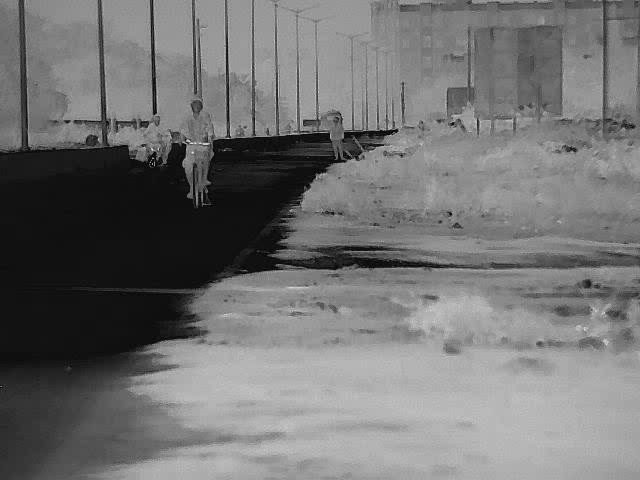
#> input picture data/images/SingleChannel.png, 640 x 480 px, found by its file name
$ python demo_high_pass_edge.py
#> lines starting #> are read from the running program, lines starting #| are printed output that depends on the picture; after the words box and inside, x2 and y2 are one past the last pixel; in counts of white or black regions, pixels touching at a corner belong together
### src/thermal/structure_edge/high_pass_edge.py
from typing import Tuple
import cv2 as cv
import numpy as np
import time

def HighPassEdge(
    image: np.ndarray,
    *,
    filter_mode: str = "highpass",
    radius: int = 50,
    gain: float = 1.5,
    sigma: float = 20.0,
    order: int = 2,
    fft_flag: int = cv.DFT_COMPLEX_OUTPUT,
) -> np.ndarray:

    """
    Perform frequency-domain edge enhancement using configurable
    high-pass, low-pass, band-pass, Gaussian, or Butterworth filters.

    This function applies FFT-based filtering to a single-channel image
    to selectively enhance high-frequency components (edges and fine
    structures) while optionally retaining low-frequency content.
    It is designed for structure enhancement in thermal and grayscale
    imagery where edge clarity is critical.

    ---------------------------------------------------------------------
    PARAMETERS
    ---------------------------------------------------------------------

    image : np.ndarray
        Description:
            Input image to be processed. Must be a single-channel
            (grayscale or thermal) image.

        Min & Max values:
            uint8  : [0, 255]
            uint16 : [0, 65535]
            float  : unrestricted (will be internally converted)

        Units:
            Pixel intensity (radiometric or relative)

        Default:
            None (required)

        Best-case values:
            Pre-denoised or lightly smoothed thermal images for
            stable frequency response.

    ---------------------------------------------------------------------

    filter_mode : str
        Description:
            Type of frequency-domain filter to apply.

        Supported values:
            - "lowpass"        : Ideal low-pass filter
            - "highpass"       : Ideal high-pass filter
            - "bandpass"       : Ideal band-pass filter
            - "gaussian_lp"    : Gaussian low-pass filter
            - "gaussian_hp"    : Gaussian high-pass filter
            - "butterworth_lp" : Butterworth low-pass filter
            - "butterworth_hp" : Butterworth high-pass filter

        Default:
            "highpass"

        Best-case values:
            - "gaussian_hp" or "butterworth_hp" for smooth edge enhancement
            - "highpass" for aggressive sharpening

    ---------------------------------------------------------------------

    radius : int
        Description:
            Cutoff radius in the frequency domain that determines
            which frequencies are preserved or suppressed.

        Min & Max values:
            Min: 1
            Max: min(image width, image height) / 2

        Units:
            Frequency pixels

        Default:
            50

        Best-case values:
            20 – 60 depending on image resolution and edge scale.

    ---------------------------------------------------------------------

    gain : float
        Description:
            Amplification factor applied to high-frequency components.
            Controls edge strength after filtering.

        Min & Max values:
            Min: 1.0
            Max: No hard limit (practically ≤ 2.0)

        Units:
            Unitless scaling factor

        Default:
            1.5

        Best-case values:
            1.2 – 1.6 for thermal images to avoid ringing artifacts.

    ---------------------------------------------------------------------

    sigma : float
        Description:
            Standard deviation for Gaussian frequency-domain filters.
            Used only when filter_mode is "gaussian_lp" or "gaussian_hp".

        Min & Max values:
            Min: > 0
            Max: No hard limit (image-dependent)

        Units:
            Frequency-domain spread

        Default:
            20.0

        Best-case values:
            15 – 30 for smooth edge emphasis without harsh transitions.

    ---------------------------------------------------------------------

    order : int
        Description:
            Order of the Butterworth filter. Higher values result in
            steeper frequency roll-off.

        Min & Max values:
            Min: 1
            Max: Practically ≤ 5

        Units:
            Unitless (filter order)

        Default:
            2

        Best-case values:
            2 or 3 for stable Butterworth response.

    ---------------------------------------------------------------------

    fft_flag : int
        Description:
            OpenCV DFT flag specifying output format for the Fourier
            transform.

        Min & Max values:
            OpenCV-supported DFT flags

        Units:
            OpenCV enum

        Default:
            cv.DFT_COMPLEX_OUTPUT

        Best-case values:
            cv.DFT_COMPLEX_OUTPUT (required for inverse DFT magnitude)

    ---------------------------------------------------------------------
    RETURNS
    ---------------------------------------------------------------------

    np.ndarray
        Description:
            High-pass enhanced image reconstructed from frequency domain.

        Dtype:
            uint8

        Min & Max values:
            [0, 255]

        Units:
            Pixel intensity

        Shape:
            Same spatial dimensions as input image.

    ---------------------------------------------------------------------
    NOTES
    ---------------------------------------------------------------------
    - Input image must be single-channel.
    - Internally converts image to float32 for FFT stability.
    - High gain or sharp cutoffs may introduce ringing artifacts.
    - Gaussian and Butterworth filters are preferred over ideal filters
      for thermal imagery.

    ---------------------------------------------------------------------
    TYPICAL USE CASES
    ---------------------------------------------------------------------
    - Thermal edge enhancement
    - Structural feature amplification
    - Preprocessing for defect detection
    - Enhancing contours before segmentation or tracking

    ---------------------------------------------------------------------
    EXCEPTIONS
    ---------------------------------------------------------------------
    Raises RuntimeError or ValueError on invalid input parameters,
    unsupported filter modes, or FFT processing failures.
    """

    start_time = time.time()

    if image is None:
        raise ValueError("Input image is None")
    if not isinstance(image, np.ndarray):
        raise TypeError("Input image must be numpy ndarray")
    if image.ndim != 2:
        raise ValueError("Input image must be single-channel")
    if image.size == 0:
        raise ValueError("Input image is empty")
    if radius <= 0:
        raise ValueError("radius must be > 0")
    if gain < 1.0:
        raise ValueError("gain must be >= 1.0")

    valid_modes = {
        "lowpass", "highpass", "bandpass",
        "gaussian_lp", "gaussian_hp",
        "butterworth_lp", "butterworth_hp"
    }
    if filter_mode not in valid_modes:
        raise ValueError(f"Unsupported filter_mode: {filter_mode}")

    img_f = np.float32(image)
    F = cv.dft(img_f, flags=fft_flag)
    F_shift = np.fft.fftshift(F)

    h, w = img_f.shape
    cx, cy = w // 2, h // 2
    U, V = np.meshgrid(np.arange(w), np.arange(h))
    D = np.sqrt((U - cx) ** 2 + (V - cy) ** 2)

    mask = np.zeros((h, w), np.float32)

    if filter_mode == "lowpass":
        mask[D <= radius] = 1.0
    elif filter_mode == "highpass":
        mask[D > radius] = 1.0
    elif filter_mode == "bandpass":
        r1, r2 = max(1, radius // 2), radius
        if r1 >= r2:
            raise ValueError("Invalid bandpass radii")
        mask[(D >= r1) & (D <= r2)] = 1.0
    elif filter_mode == "gaussian_lp":
        if sigma <= 0:
            raise ValueError("sigma must be > 0")
        mask = np.exp(-(D ** 2) / (2 * sigma ** 2))
    elif filter_mode == "gaussian_hp":
        if sigma <= 0:
            raise ValueError("sigma must be > 0")
        mask = 1.0 - np.exp(-(D ** 2) / (2 * sigma ** 2))
    elif filter_mode == "butterworth_lp":
        if order < 1:
            raise ValueError("order must be >= 1")
        mask = 1.0 / (1.0 + (D / radius) ** (2 * order))
    elif filter_mode == "butterworth_hp":
        if order < 1:
            raise ValueError("order must be >= 1")
        mask = 1.0 - (1.0 / (1.0 + (D / radius) ** (2 * order)))

    mask2 = cv.merge([mask, mask])
    HF = F_shift * mask2 * gain
    LF = F_shift * (1.0 - mask2)
    merged = HF + LF

    spatial = cv.idft(np.fft.fftshift(merged))
    mag = cv.magnitude(spatial[:, :, 0], spatial[:, :, 1])

    out_img = cv.normalize(mag, None, 0, 255, cv.NORM_MINMAX)
    out_img = np.clip(out_img, 0, 255).astype(np.uint8)

    print(f"[HighPassEdge] Time: {time.time() - start_time:.6f}s")
    return out_img

### src/thermal/structure_edge/high_pass_edge_scores.py
import cv2 as cv
import numpy as np
from skimage.metrics import structural_similarity as ssim


# =====================================================
# INTERNAL METRICS (ASSUME VALID INPUTS)
# =====================================================
def _mean_gradient(img: np.ndarray) -> float:
    gx = cv.Scharr(img, cv.CV_32F, 1, 0)
    gy = cv.Scharr(img, cv.CV_32F, 0, 1)
    return float(np.mean(cv.magnitude(gx, gy)))


def _edge_map(img: np.ndarray, percentile: float = 90.0) -> np.ndarray:
    gx = cv.Scharr(img, cv.CV_32F, 1, 0)
    gy = cv.Scharr(img, cv.CV_32F, 0, 1)
    mag = cv.magnitude(gx, gy)
    return mag >= np.percentile(mag, percentile)


def _edge_iou(a: np.ndarray, b: np.ndarray) -> float:
    union = np.logical_or(a, b).sum()
    return float(np.logical_and(a, b).sum() / union) if union > 0 else 0.0


def _noise_amplification(inp: np.ndarray, out: np.ndarray) -> float:
    diff = out.astype(np.float32) - inp.astype(np.float32)
    return float(np.std(diff) / (np.std(inp) + 1e-6))


# =====================================================
# COMPOSITE HIGH-PASS EDGE SCORE (SELF-VALIDATING)
# =====================================================
def highpass_edge_score(input_img: np.ndarray, output_img: np.ndarray) -> float:

    for name, img in {"Input": input_img, "Output": output_img}.items():
        if img is None:
            raise ValueError(f"{name} image is None")
        if not isinstance(img, np.ndarray):
            raise TypeError(f"{name} image must be numpy ndarray")
        if img.ndim != 2:
            raise ValueError(f"{name} image must be single-channel")
        if img.size == 0:
            raise ValueError(f"{name} image is empty")

    try:
        S = ssim(input_img, output_img, data_range=255)
        G = _mean_gradient(output_img) / (_mean_gradient(input_img) + 1e-6)
        E = _edge_iou(_edge_map(input_img), _edge_map(output_img))
        N = _noise_amplification(input_img, output_img)

        S_n = np.clip(S, 0.0, 1.0)
        G_n = np.clip((G - 1.0) / 1.5, 0.0, 1.0)
        E_n = np.clip(E, 0.0, 1.0)
        N_p = np.clip(N - 1.0, 0.0, 1.0)

        score = 100.0 * (
            0.35 * S_n +
            0.35 * G_n +
            0.20 * E_n -
            0.10 * N_p
        )

        return float(np.clip(score, 0.0, 100.0))

    except Exception as e:
        raise RuntimeError(f"highpass_edge_score failed: {e}")

### scripts/structure_edge/demo_high_pass_edge.py
import cv2 as cv
import numpy as np

from thermal.structure_edge.high_pass_edge import HighPassEdge
from thermal.structure_edge.high_pass_edge_scores import highpass_edge_score


# =====================================================
# QUICK DRAW SCORE (LOCAL – DEMO ONLY)
# =====================================================
def draw_highpass_score(
    image: np.ndarray,
    score: float,
    label: str = "High-Pass Edge Score"
) -> np.ndarray:
    """
    Fast score overlay utility for demo use.
    """
    if image.ndim == 2:
        vis = cv.cvtColor(image, cv.COLOR_GRAY2BGR)
    else:
        vis = image.copy()

    text = f"{label}: {score:.1f} / 100"

    cv.putText(
        vis,
        text,
        (10, 30),
        cv.FONT_HERSHEY_SIMPLEX,
        0.8,
        (0, 255, 0),
        2,
        cv.LINE_AA
    )

    return vis


# =====================================================
# DEMO: HIGH-PASS EDGE ENHANCEMENT
# =====================================================
def main() -> None:

    input_path = "data/images/SingleChannel.png"
    output_path = "outputs/structure_edge/images/high_pass_edge_output.png"

    # -------------------------------
    # LOAD IMAGE
    # -------------------------------
    image = cv.imread(input_path, cv.IMREAD_GRAYSCALE)
#> image is the input picture: shape (480, 640); min 0, max 235, mean 114.7
    if image is None:
        raise FileNotFoundError(f"Failed to load image: {input_path}")

    # -------------------------------
    # APPLY HIGH-PASS EDGE ENHANCEMENT
    # -------------------------------
    enhanced = HighPassEdge(
        image,
        filter_mode="gaussian_hp",
        radius=40,
        gain=1.35,
        sigma=28.0,
        order=3,
        fft_flag=cv.DFT_COMPLEX_OUTPUT
    )

    # -------------------------------
    # COMPUTE SCORE
    # -------------------------------
    score = highpass_edge_score(image, enhanced)
#> the loop in highpass_edge_score, `for name, img in {"Input": input_img, "Output": output_img}.items():` made 2 passes
#> name on passes 1 to 2: 'Input', 'Output'
#> in highpass_edge_score, `S = ssim(input_img, output_img, data_range=255)`: S = 0.984
#> in _mean_gradient, `gy = cv.Scharr(img, cv.CV_32F, 0, 1)`:
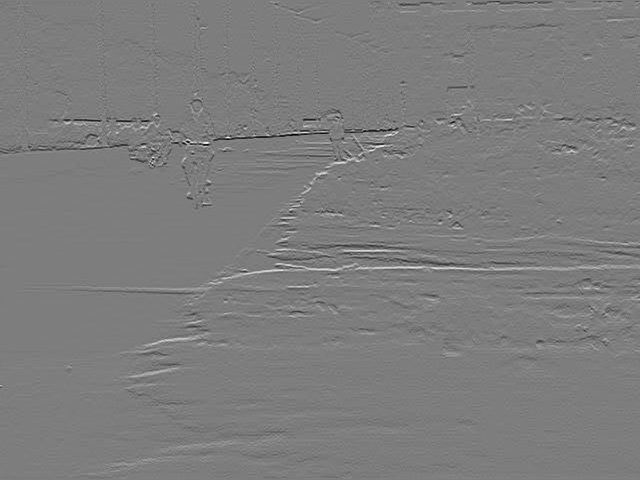
#> gy: shape (480, 640) float32; min -3200, max 3318, mean 1.2; drawn with min black and max white
#> in highpass_edge_score, `G = _mean_gradient(output_img) / (_mean_gradient(input_img) + 1e-6)`: G = 1.23
#> in _edge_map, `mag = cv.magnitude(gx, gy)`:
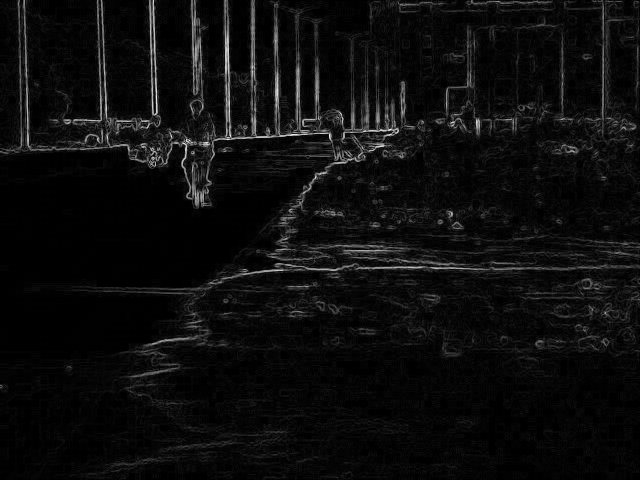
#> mag: shape (480, 640) float32; min 0, max 2848.2, mean 148.1; drawn with min black and max white
#> in _edge_map, `return mag >= np.percentile(mag, percentile)`:
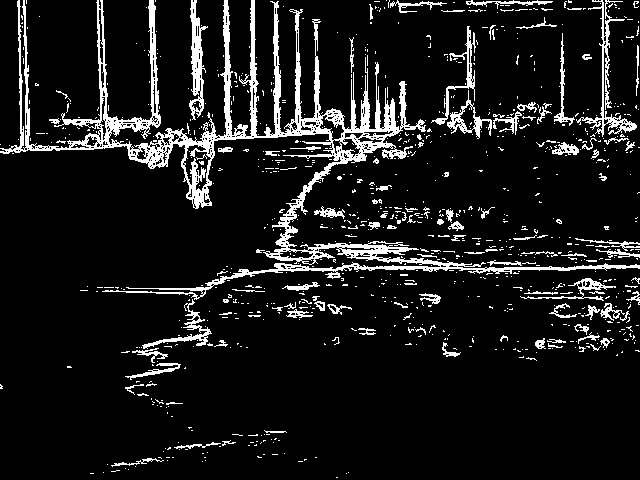
#> returned value: shape (480, 640) bool; 10% white; 924 white regions (815 under 20 px), largest, box (x1, y1, x2, y2) and area: (0, 0, 640, 300) 17209, (576, 0, 637, 137) 1129, (189, 0, 208, 120) 976
#> call 2 of _edge_map, with percentile = 90
#> in _edge_map (call 2), `return mag >= np.percentile(mag, percentile)`:
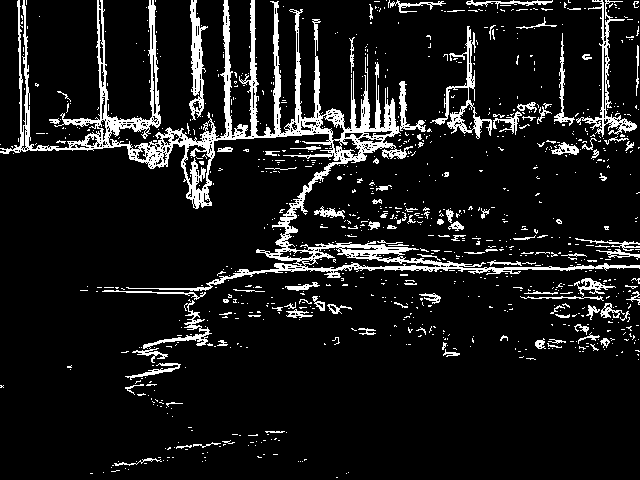
#> returned value: shape (480, 640) bool; 10% white; 985 white regions (875 under 20 px), largest, box (x1, y1, x2, y2) and area: (0, 0, 640, 291) 16727, (576, 0, 637, 137) 1148, (430, 26, 492, 139) 1120
#> in _edge_iou, `union = np.logical_or(a, b).sum()`: union = 31834
#> in highpass_edge_score, `E = _edge_iou(_edge_map(input_img), _edge_map(output_img))`: E = 0.93
#> in _noise_amplification, `diff = out.astype(np.float32) - inp.astype(np.float32)`:
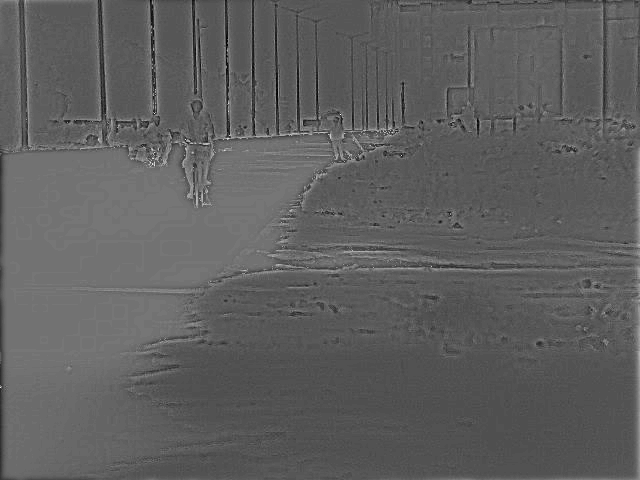
#> diff: shape (480, 640) float32; min -34, max 37, mean -7.5; drawn with min black and max white
#> in highpass_edge_score, `N = _noise_amplification(input_img, output_img)`: N = 0.0784
#> in highpass_edge_score, `S_n = np.clip(S, 0.0, 1.0)`: S_n = 0.984
#> in highpass_edge_score, `G_n = np.clip((G - 1.0) / 1.5, 0.0, 1.0)`: G_n = 0.15
#> in highpass_edge_score, `E_n = np.clip(E, 0.0, 1.0)`: E_n = 0.93
#> in highpass_edge_score, `N_p = np.clip(N - 1.0, 0.0, 1.0)`: N_p = 0
#> in highpass_edge_score, `score = 100.0 * ( 0.35 * S_n + 0.35 * G_n + 0.20 * E_n - 0.10 * N_p )`: score = 58.31
#> score = 58.31
    print(f"[High-Pass Edge Score] {score:.2f} / 100")
#| [High-Pass Edge Score] 58.31 / 100

    # -------------------------------
    # VISUALIZE
    # -------------------------------
    enhanced_vis = draw_highpass_score(enhanced, score)
#> in draw_highpass_score, `text = f"{label}: {score:.1f} / 100"`: text = 'High-Pass Edge Score: 58.3 / 100'
#> in draw_highpass_score, `cv.putText( vis, text, (10, 30), cv.FONT_HERSHEY_SIMPLEX, 0.8, (0, 255..`:
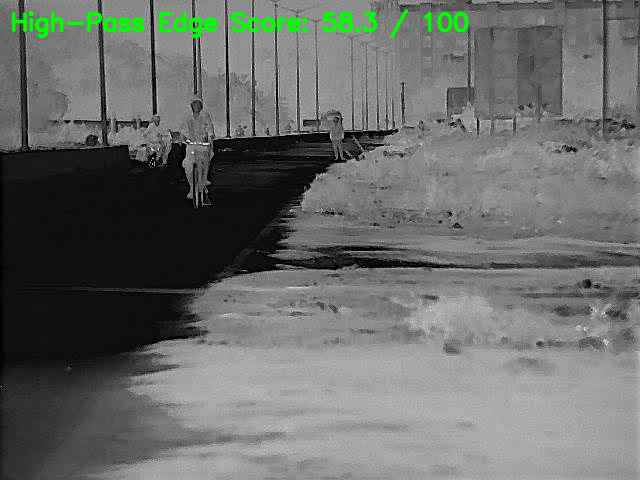
#> vis: shape (480, 640, 3); mean B, G, R 105.7, 108.6, 105.7

    stacked = np.hstack([
        cv.cvtColor(image, cv.COLOR_GRAY2BGR),
        enhanced_vis
    ])
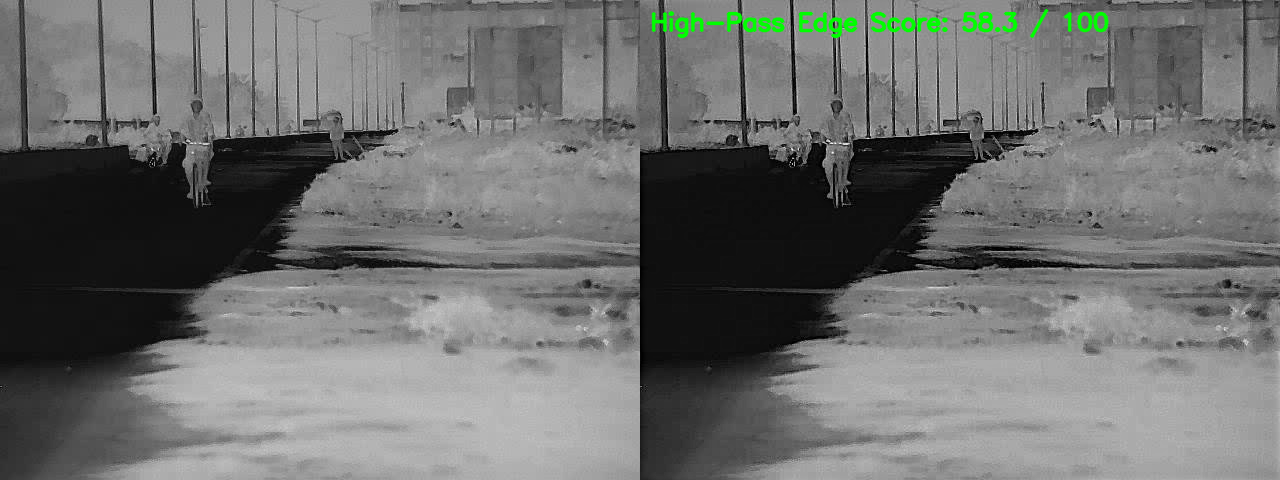
#> stacked: shape (480, 1280, 3); mean B, G, R 110.2, 111.6, 110.2

    cv.imshow("Original | High-Pass Edge + Score", stacked)
    cv.imwrite(output_path, stacked)

    cv.waitKey(0)
    cv.destroyAllWindows()


# =====================================================
# ENTRY POINT
# =====================================================
if __name__ == "__main__":
    try:
        main()
    except Exception as e:
        print(f"[DEMO ERROR] {e}")

$ run again, with data/images/image.png copied over data/images/SingleChannel.png
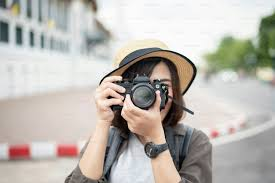
#> input picture data/images/image.png, 275 x 183 px, found by its file name
#> the loop in highpass_edge_score, `for name, img in {"Input": input_img, "Output": output_img}.items():` made 2 passes
#> name on passes 1 to 2: 'Input', 'Output'
#> S = 0.99
#> G = 1.03
#> in _edge_map (call 2), `return mag >= np.percentile(mag, percentile)`:
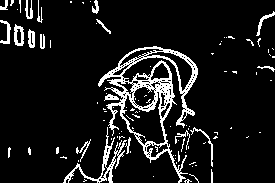
#> returned value: shape (183, 275) bool; 10% white in thin lines or dots
#> union = 5261
#> E = 0.913
#> N = 0.086
#> S_n = 0.99
#> G_n = 0.0221
#> E_n = 0.913
#> N_p = 0
#> in highpass_edge_score, `score = 100.0 * ( 0.35 * S_n + 0.35 * G_n + 0.20 * E_n - 0.10 * N_p )`: score = 53.71
#| [High-Pass Edge Score] 53.71 / 100
#> text = 'High-Pass Edge Score: 53.7 / 100'
#> in main, `stacked = np.hstack([ cv.cvtColor(image, cv.COLOR_GRAY2BGR), enhanced_..`:
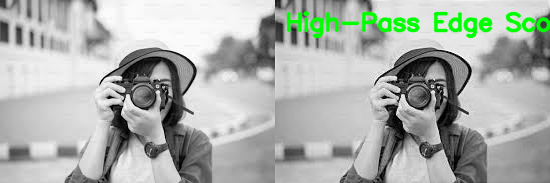
#> stacked: shape (183, 550, 3); mean B, G, R 171.2, 176.7, 171.2
